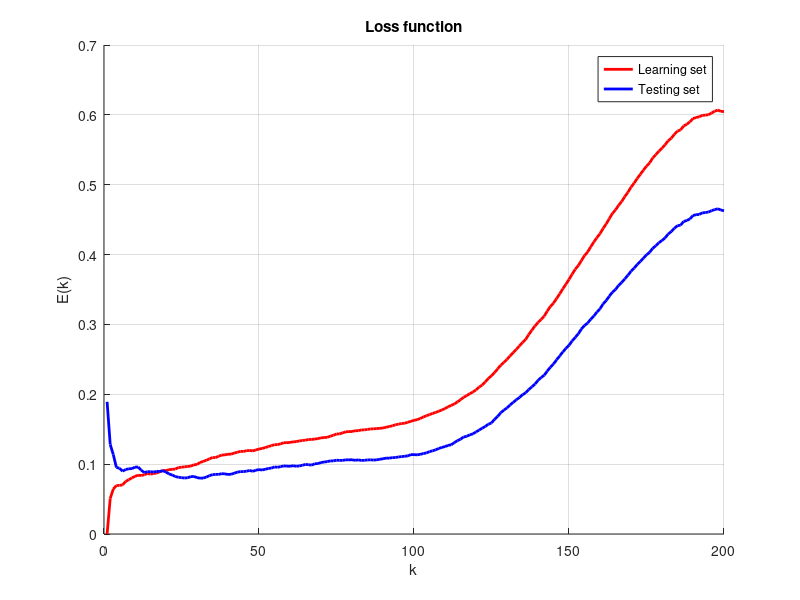

MATLAB code for this plot:

%% Домашнее задание №0
clc; clear; close all;
N = 200;
mu = 0;
sigma = 0.3;
k = 200;

%% generate learning set
x = rand(1, N);
eps = normrnd(mu, sigma, 1, N);
y = sin(2 * pi * x) + eps;
T = [x(:) y(:)];

%% generate testing set
x4 = rand(1, N / 4);
eps4 = normrnd(mu, sigma, 1, N / 4);
y4 = sin(2 * pi * x4) + eps4;
T4 = [x4(:) y4(:)];

%% calculate error for learning set
learning_err = zeros(1, N);
for n=1:k
    prediction = [T(:, 1) zeros(N, 1)];
    for i=1:N
        diff = [abs(T(:, 1) - T(i, 1)) T(:, 2)];
        diff = sortrows(diff, 1);
        prediction(i, 2) = mean(diff(1:n, 2));
        learning_err(n) = learning_err(n) + (prediction(i, 2) - T(i, 2)) ^ 2;
    end
end

%% calculate error for testing set
testing_err = zeros(1, N);
for n=1:k
    prediction = [T4(:, 1) zeros(N / 4, 1)];
    for i=1:N/4
        diff = [abs(T(:, 1) - T4(i, 1)) T(:, 2)];
        diff = sortrows(diff, 1);
        prediction(i, 2) = mean(diff(1:n, 2));
        testing_err(n) = testing_err(n) + (prediction(i, 2) - T4(i, 2)) ^ 2;
    end
end

%% draw graphics
hold on; grid on;
plot(1:N, learning_err / N, 'r', 'lineWidth', 2);
plot(1:N, 4 * testing_err / N, 'b', 'lineWidth', 2);
title('Loss function'); legend('Learning set', 'Testing set'); xlabel('k'); ylabel('E(k)');

%%
% 
%  Как можно заметить, для обучающего набора наименьшие значения ошибки достигаются при k = 1, при этом, на тестировочном наборе здесь
%  достигается довольно большая ошибка. Наиболее хороший результат достигается на значениях k = 10-50. При больших значениях k, ошибка
%  возрастает. Эти результаты сходятся с теоретическим предположением.
% 
